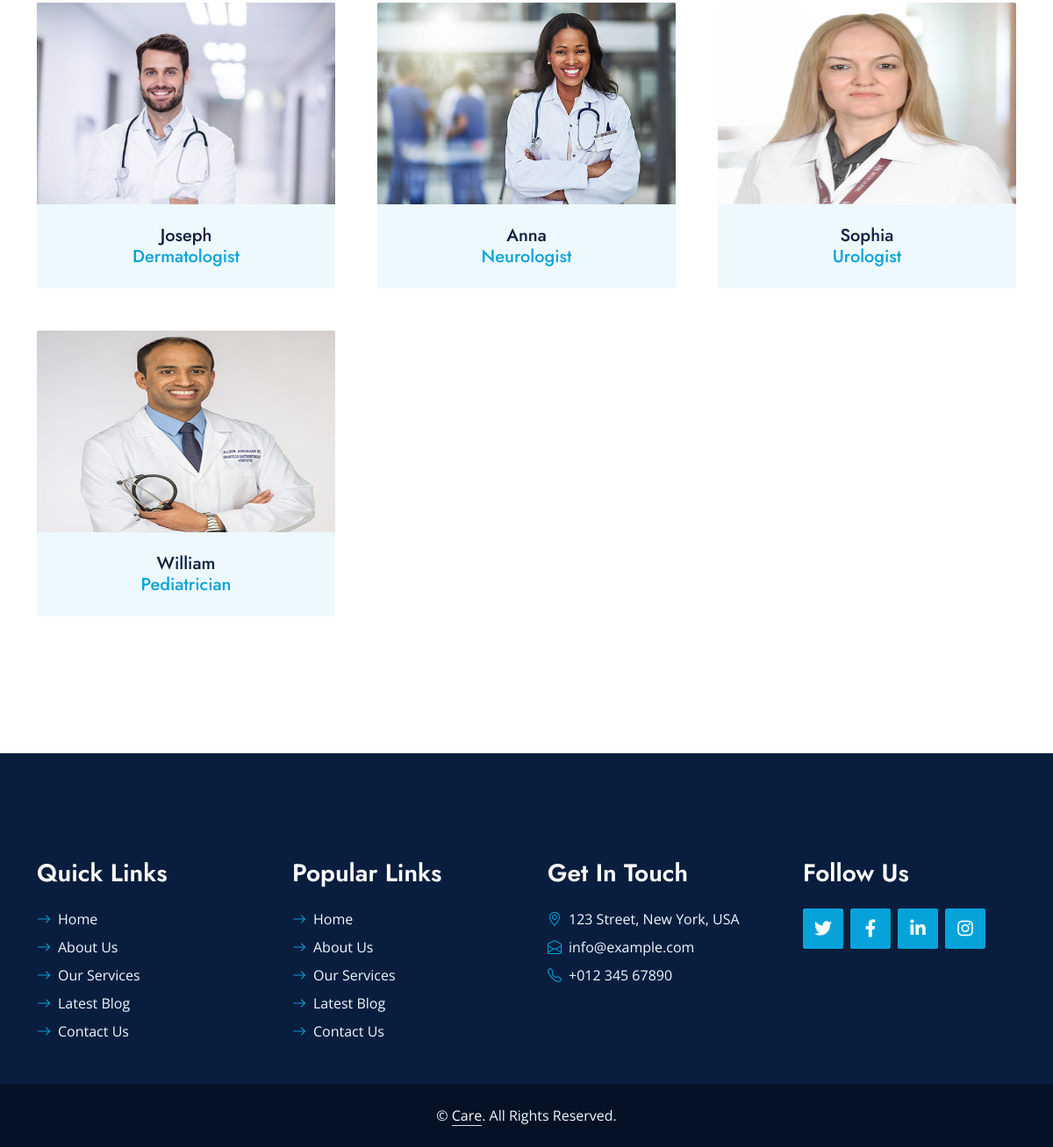
The app's page /userside/doctors.php (lower part), older data.
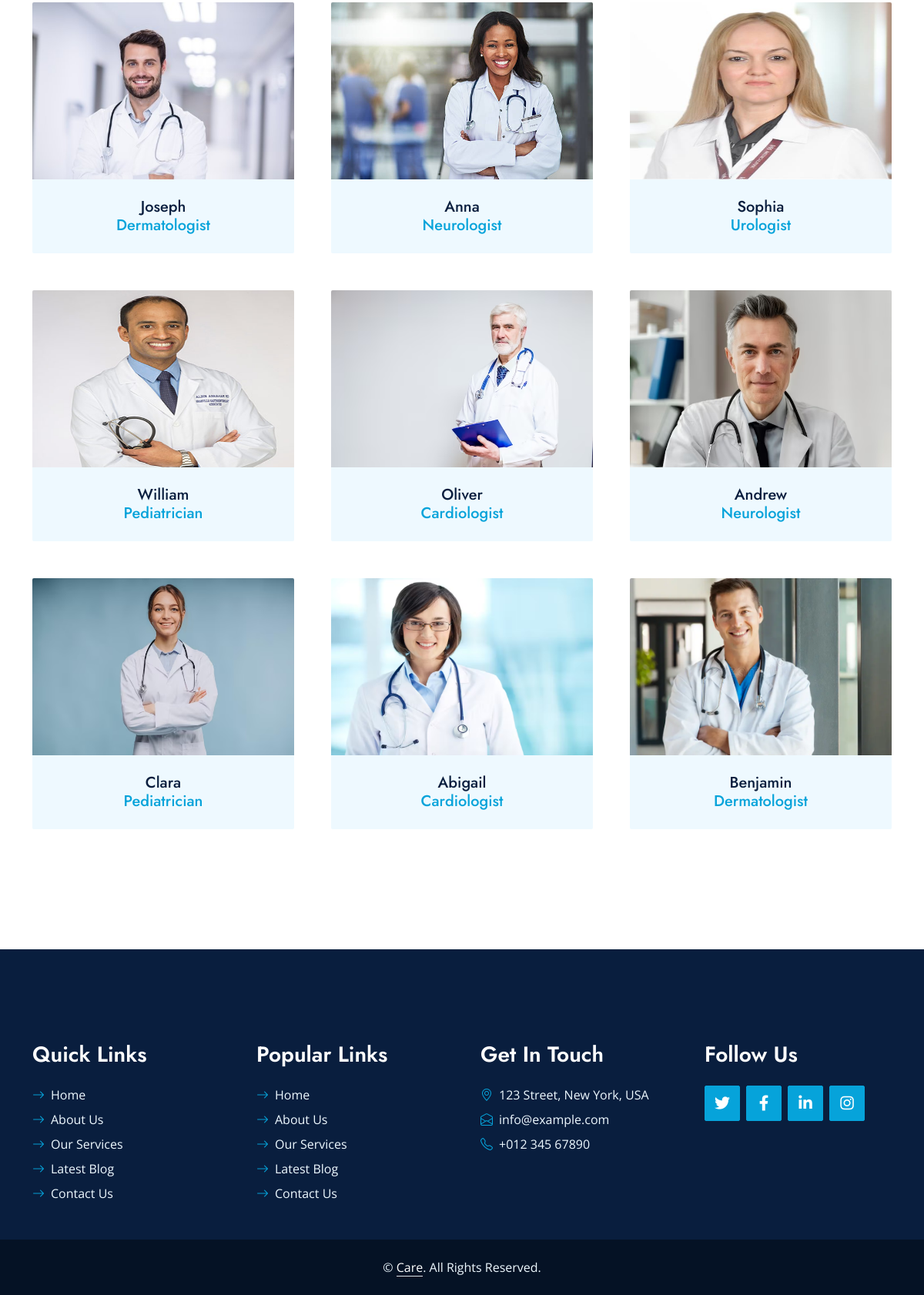
The same page, newer data.
### tables this page shows
CREATE TABLE `doctors` (
  `doctor_id` int(11) NOT NULL,
  `doctor_name` varchar(100) NOT NULL,
  `doctor_email` varchar(100) NOT NULL,
  `doctor_password` varchar(100) NOT NULL,
  `doctor_pic` varchar(500) NOT NULL,
  `doctor_exp` int(11) NOT NULL,
  `doctor_qualification` varchar(100) NOT NULL,
  `doctor_contact` bigint(20) NOT NULL,
  `doctor_degree_pic` varchar(500) NOT NULL,
  `doctor_nic_front_pic` varchar(100) NOT NULL,
  `doctor_nic_back_pic` varchar(100) NOT NULL,
  `doctor_city` int(11) NOT NULL,
  `doctor_whatsapp` bigint(20) NOT NULL,
  `doctor_gender` varchar(100) NOT NULL,
  `status` varchar(50) NOT NULL,
  `doctor_specialization` int(11) NOT NULL
);

CREATE TABLE `specialization` (
  `specialization_id` int(11) NOT NULL,
  `specialization_name` varchar(200) NOT NULL,
  `status` int(11) NOT NULL
);

### userside/doctors.php (the view, shortened to what this page needs)
<?php
include("../admin/connection.php");
if(isset($_POST['btn_search_doctor'])){
    $s_specialization = $_POST['s_specialization'];
    $s_city = $_POST['s_city'];
    $searched_doctors = "SELECT * FROM `doctors` where doctor_specialization = $s_specialization and doctor_city = $s_city";
    $run_select_doctors = mysqli_query($connection, $searched_doctors);
}
else{
$select_doctors = "SELECT * FROM `doctors` where status = 'Accepted'";
$run_select_doctors = mysqli_query($connection, $select_doctors);
}
?>
<!DOCTYPE html>
<html lang="en">
<head>
    <link href="https://cdnjs.cloudflare.com/ajax/libs/font-awesome/5.10.0/css/all.min.css" rel="stylesheet">
    <link href="https://cdn.jsdelivr.net/npm/bootstrap-icons@1.4.1/font/bootstrap-icons.css" rel="stylesheet">
    <link href="lib/owlcarousel/assets/owl.carousel.min.css" rel="stylesheet">
    <link href="lib/animate/animate.min.css" rel="stylesheet">
    <link href="lib/tempusdominus/css/tempusdominus-bootstrap-4.min.css" rel="stylesheet" />
    <link href="lib/twentytwenty/twentytwenty.css" rel="stylesheet" />
    <link href="css/bootstrap.min.css" rel="stylesheet">
    <link href="css/style.css" rel="stylesheet">
</head>
<body>
    <?php include("navbar.php"); ?>
    <div class="container-fluid py-5 wow fadeInUp" data-wow-delay="0.1s">
        <div class="container justify-content-center text-center">
            <div class="row g-5 mb-5">
                <div class="col-lg-12">
                    <div class="row g-5">
                        <?php while ($row_doctors = mysqli_fetch_array($run_select_doctors)) { ?>
                            <div class="col-md-4 service-item wow zoomIn" data-wow-delay="0.6s">
                                <a href="each_doctor.php?id=<?php echo $row_doctors['doctor_id']; ?>">
                                    <div class="rounded-top overflow-hidden">
                                        <img class="img-fluid doctor_img" src="<?php echo $row_doctors['doctor_pic']; ?>" alt="">
                                    </div>
                                    <div class="position-relative bg-light rounded-bottom text-center p-4">
                                        <h5 class="m-0" >
                                            <?php echo $row_doctors['doctor_name']; ?>
                                        </h5>
                                        <?php
                                        $specialization_id = $row_doctors['doctor_specialization'];
                                        $select_specialization = "SELECT * FROM `specialization` where specialization_id = $specialization_id";
                                        $run_select_specialization = mysqli_query($connection, $select_specialization);
                                        $specialization_row = mysqli_fetch_array($run_select_specialization)
                                            ?>
                                        <h5 class="m-0" style="color:#06A3DA;">
                                            <?php echo $specialization_row['specialization_name']; ?>
                                        </h5>
                                    </div>
                                </a>
                            </div>
                        <?php }
                        ; ?>
                    </div>
                </div>
            </div>
        </div>
    </div>
    <?php
include('footer.php');
?>
</body>
</html>

### userside/navbar.php (shortened to what this page needs)
<!DOCTYPE html>
<html lang="en">
<head>
    <link href="https://cdnjs.cloudflare.com/ajax/libs/font-awesome/5.10.0/css/all.min.css" rel="stylesheet">
    <link href="https://cdn.jsdelivr.net/npm/bootstrap-icons@1.4.1/font/bootstrap-icons.css" rel="stylesheet">
    <link href="lib/owlcarousel/assets/owl.carousel.min.css" rel="stylesheet">
    <link href="lib/animate/animate.min.css" rel="stylesheet">
    <link href="lib/tempusdominus/css/tempusdominus-bootstrap-4.min.css" rel="stylesheet" />
    <link href="lib/twentytwenty/twentytwenty.css" rel="stylesheet" />
    <link href="css/bootstrap.min.css" rel="stylesheet">
    <link href="css/style.css" rel="stylesheet">
    <link href="css/index.css" rel="stylesheet">
</head>
<body>
</body>
</html>

### userside/footer.php
<div class="container-fluid bg-dark text-light py-5 wow fadeInUp" data-wow-delay="0.3s" style="margin-top:60px;">
    <div class="container pt-5">
        <div class="row g-5 pt-4">
            <div class="col-lg-3 col-md-6">
                <h3 class="text-white mb-4">Quick Links</h3>
                <div class="d-flex flex-column justify-content-start">
                    <a class="text-light mb-2" href="#"><i class="bi bi-arrow-right text-primary me-2"></i>Home</a>
                    <a class="text-light mb-2" href="#"><i class="bi bi-arrow-right text-primary me-2"></i>About
                        Us</a>
                    <a class="text-light mb-2" href="#"><i class="bi bi-arrow-right text-primary me-2"></i>Our
                        Services</a>
                    <a class="text-light mb-2" href="#"><i class="bi bi-arrow-right text-primary me-2"></i>Latest
                        Blog</a>
                    <a class="text-light" href="#"><i class="bi bi-arrow-right text-primary me-2"></i>Contact Us</a>
                </div>
            </div>
            <div class="col-lg-3 col-md-6">
                <h3 class="text-white mb-4">Popular Links</h3>
                <div class="d-flex flex-column justify-content-start">
                    <a class="text-light mb-2" href="#"><i class="bi bi-arrow-right text-primary me-2"></i>Home</a>
                    <a class="text-light mb-2" href="#"><i class="bi bi-arrow-right text-primary me-2"></i>About
                        Us</a>
                    <a class="text-light mb-2" href="#"><i class="bi bi-arrow-right text-primary me-2"></i>Our
                        Services</a>
                    <a class="text-light mb-2" href="#"><i class="bi bi-arrow-right text-primary me-2"></i>Latest
                        Blog</a>
                    <a class="text-light" href="#"><i class="bi bi-arrow-right text-primary me-2"></i>Contact Us</a>
                </div>
            </div>
            <div class="col-lg-3 col-md-6">
                <h3 class="text-white mb-4">Get In Touch</h3>
                <p class="mb-2"><i class="bi bi-geo-alt text-primary me-2"></i>123 Street, New York, USA</p>
                <p class="mb-2"><i class="bi bi-envelope-open text-primary me-2"></i>info@example.com</p>
                <p class="mb-0"><i class="bi bi-telephone text-primary me-2"></i>+012 345 67890</p>
            </div>
            <div class="col-lg-3 col-md-6">
                <h3 class="text-white mb-4">Follow Us</h3>
                <div class="d-flex">
                    <a class="btn btn-lg btn-primary btn-lg-square rounded me-2" href="#"><i
                            class="fab fa-twitter fw-normal"></i></a>
                    <a class="btn btn-lg btn-primary btn-lg-square rounded me-2" href="#"><i
                            class="fab fa-facebook-f fw-normal"></i></a>
                    <a class="btn btn-lg btn-primary btn-lg-square rounded me-2" href="#"><i
                            class="fab fa-linkedin-in fw-normal"></i></a>
                    <a class="btn btn-lg btn-primary btn-lg-square rounded" href="#"><i
                            class="fab fa-instagram fw-normal"></i></a>
                </div>
            </div>
        </div>
    </div>
</div>
<div class="container-fluid text-light py-4" style="background: #051225;">
    <div class="container">
        <div class="row g-0">
            <div class="col-md-12 text-center">
                <p class="mb-md-0">&copy; <a class="text-white border-bottom" href="index.php">Care</a>. All
                    Rights Reserved.</p>
            </div>
        </div>
    </div>
</div>

### userside/css/style.css (style rules this page uses)
:root { --primary: #06A3DA; --secondary: #F57E57; --light: #EEF9FF; --dark: #091E3E; }
h3, h4, .font-weight-semi-bold { font-weight: 600 !important; }
h5, h6, .font-weight-medium { font-weight: 500 !important; }
.btn { font-family: 'Jost', sans-serif; font-weight: 600; transition: .5s; }
.btn-primary, .btn-secondary { color: #FFFFFF; }
.btn-lg-square { width: 46px; height: 46px; }
.btn-square, .btn-sm-square, .btn-lg-square { padding-left: 0; padding-right: 0; text-align: center; }
.service-item img, .service-item .bg-light, .service-item .bg-light h5, .team-item .team-text { transition: .5s; }
.team-item .team-text::after, .service-item .bg-light::after { position: absolute; content: ""; top: 50%; bottom: 0; left: 15px; right: 15px; border-radius:100px / 15px; box-shadow: 0 0 15px rgba(0, 0, 0, .7); opacity: 0; transition: .5s; z-index: -1; }

### userside/doctors.php (style rules this page uses)
.doctor_img { height: 230px !important; width: 100%; }

Row changes from the older to the newer data that the page shows:
added doctors: doctor_pic (picture), doctor_name "Oliver", doctor_specialization.specialization_name "Cardiologist"
added doctors: doctor_pic (picture), doctor_name "Andrew", doctor_specialization.specialization_name "Neurologist"
added doctors: doctor_pic (picture), doctor_name "Clara", doctor_specialization.specialization_name "Pediatrician"
added doctors: doctor_pic (picture), doctor_name "Abigail", doctor_specialization.specialization_name "Cardiologist"
added doctors: doctor_pic (picture), doctor_name "Benjamin", doctor_specialization.specialization_name "Dermatologist"
